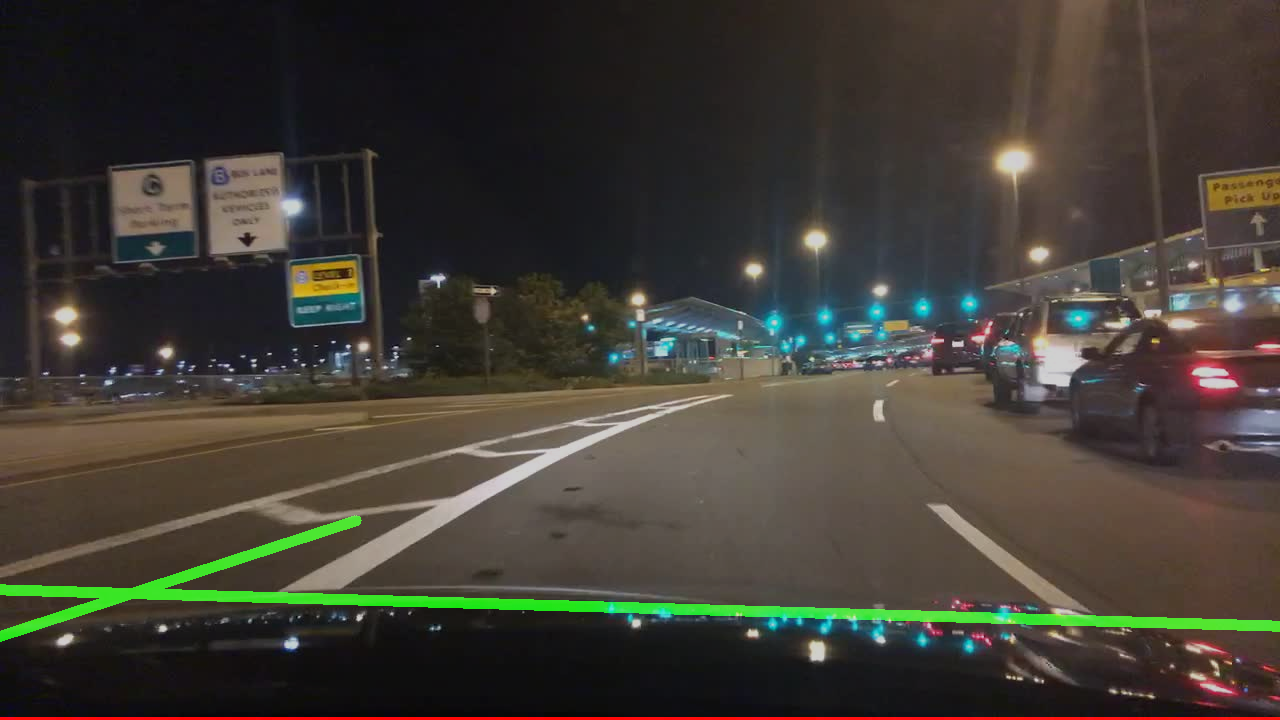
#> input picture Implementation_and_Results/Night/Generic/N_G_2.png, 1280 x 720 px
$ python -i hand_crafted_lane_detection.py   (imports and definitions only)
#> lines starting #> are read from the running program, lines starting #| are printed output that depends on the picture
import cv2 as cv
import numpy as np
import matplotlib.pyplot as plt
import pandas as pd
import os
from statistics import mean
import math


posList = []


# [171 lines left out: functions test_images, calculate_IOU, canny_function, generate_bounding_box, onMouse, not called in this run]


def sobel_function(frame):
    gray = cv.cvtColor(frame,cv.COLOR_RGB2GRAY)
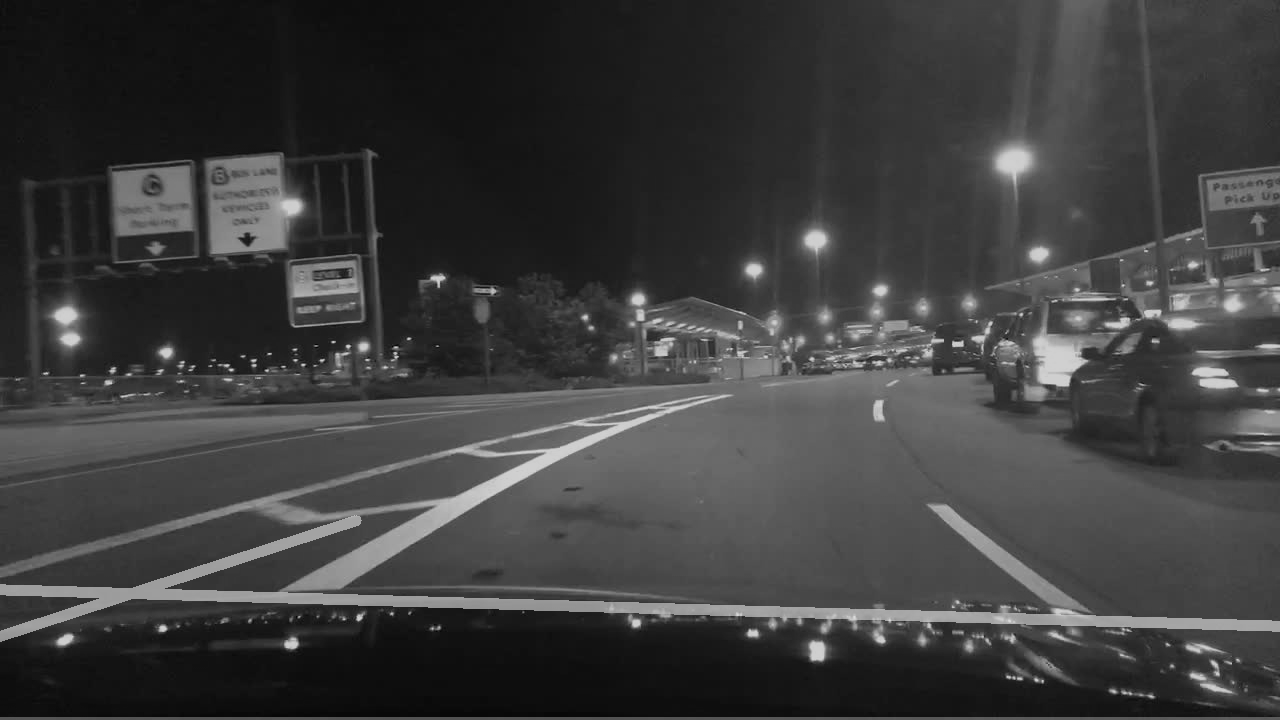
#> gray: shape (720, 1280); min 3, max 220, mean 61.4
    # gray = cv.cvtColor(frame,cv.COLOR_BGR2GRAY)

    blur = cv.GaussianBlur(gray,(5,5), 0)
    sobely = cv.Sobel(gray,cv.CV_64F,0,1,ksize=3)
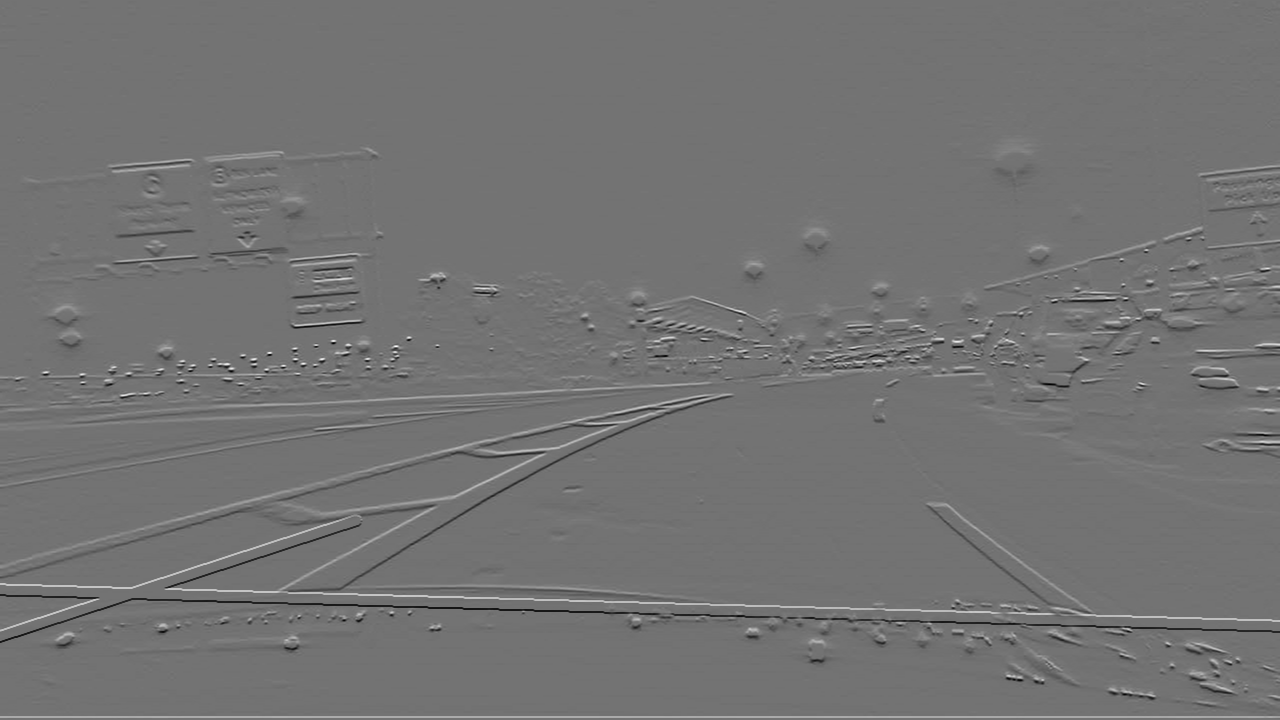
#> sobely: shape (720, 1280) float64; min -601, max 730, mean 0.5; drawn with min black and max white
    sobelx = cv.Sobel(gray,cv.CV_64F,1,0,ksize=3)
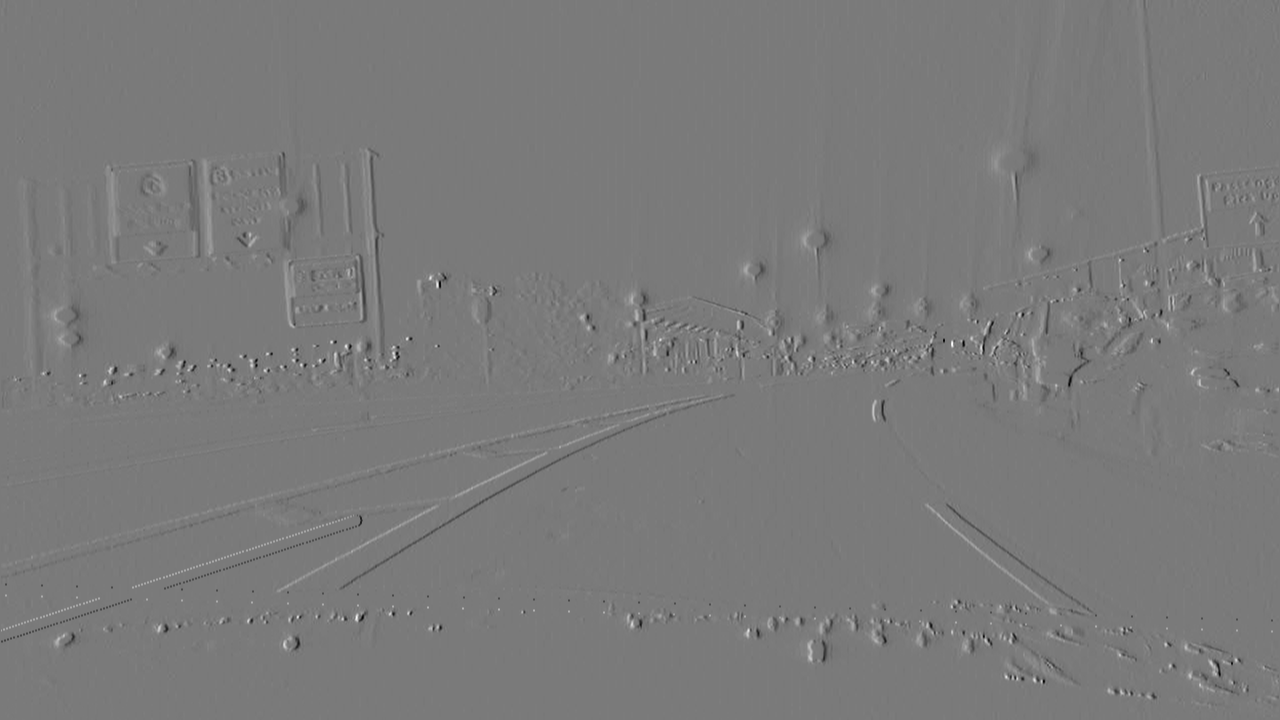
#> sobelx: shape (720, 1280) float64; min -550, max 594, mean 0.2; drawn with min black and max white


    # canny = cv.Canny(blur, 80,150)

    return sobelx, sobely

# [75 lines left out: functions region_of_interest_function, display_lines, get_cords, overlay_lines, not called in this run]

# [1 line not run here, left out]

'''
cap = cv.imread("10.jpg", -1)
cap_copy = np.copy(cap)

cv.putText(cap_copy,"Click on three points to define region of interest triangle", (10,100), cv.FONT_HERSHEY_SIMPLEX, 1, 255)
cv.imshow('first',cap_copy)


cv.setMouseCallback('first', onMouse)
posNp = np.array(posList)

if cv.waitKey(0) & 0xFF== ord('q'):
    cv.waitKey(1)
    cv.destroyAllWindows()
    for i in range (1,5):
        cv2.waitKey(1)


canny = canny_function(cap)
kernel = np.ones((5,5),np.uint8)


# cv.imshow("canny", canny)


segment = region_of_interest_function(canny, posList)

hough = cv.HoughLinesP(segment, 2, np.pi / 180, 100, np.array([]), minLineLength = 40, maxLineGap = 5)


# [33 lines of commented-out code are left out]
lines = display_lines(cap, hough)
lines_visualize, cross_track_lines = overlay_lines(cap, lines)
# bounding_box = generate_bounding_box(lines)
output = cv.addWeighted(cap, 0.9, lines_visualize, 1, 1)
output = cv.addWeighted(output, 0.9, cross_track_lines, 1, 1)
# # output = cv.addWeighted(output, 0.5, bounding_box, 1, 1)

# points = generate_bounding_box(lines)

# print(calculate_IOU(points,points))
#
# cv.polylines(output, points, True, (255,0,0))
cv.imshow("output", output)
# cv.waitKey(0)
if cv.waitKey(0) & 0xFF== ord('q'):
    cap.release()
    cv.destroyAllWindows()

print (posList)

'''

>>> import cv2
>>> picture = cv2.cvtColor(cv2.imread('Night/Generic/N_G_2.png'), cv2.COLOR_BGR2RGB)
>>> result = sobel_function(picture)

$ run again, on Implementation_and_Results/Night/Personalized/N_P_1.png
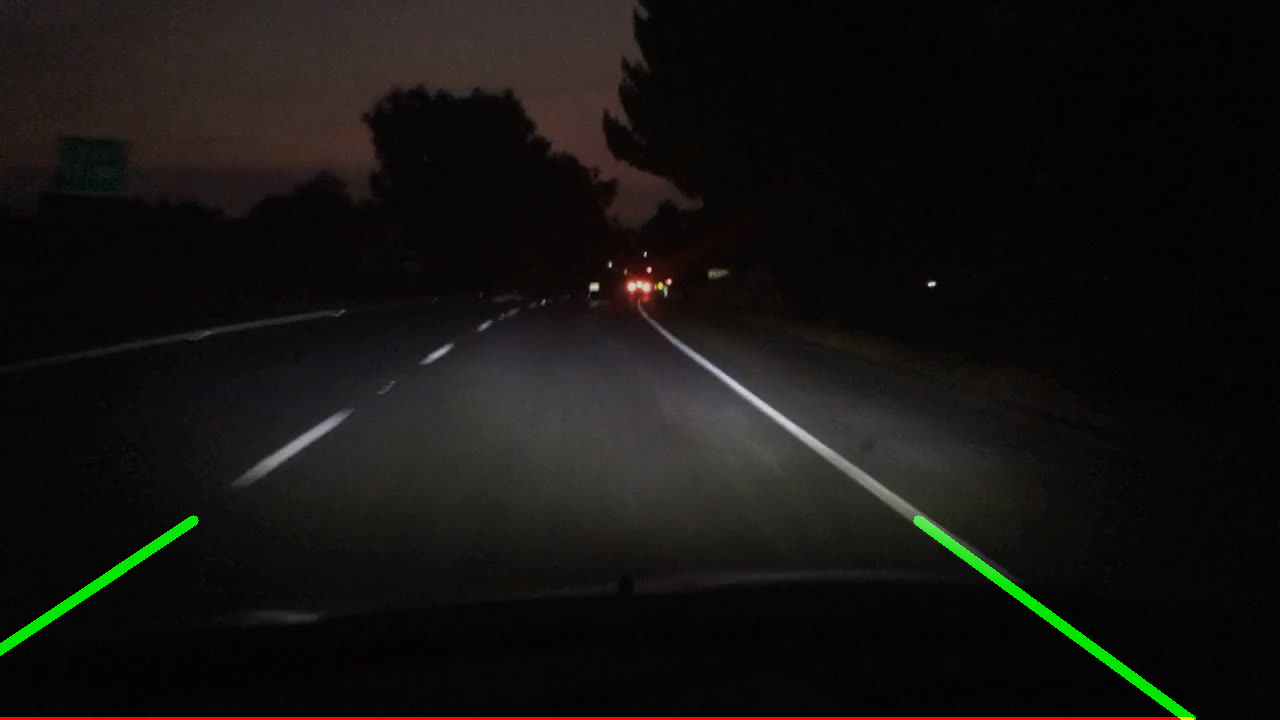
#> input picture Implementation_and_Results/Night/Personalized/N_P_1.png, 1280 x 720 px
#> in sobel_function, `sobely = cv.Sobel(gray,cv.CV_64F,0,1,ksize=3)`:
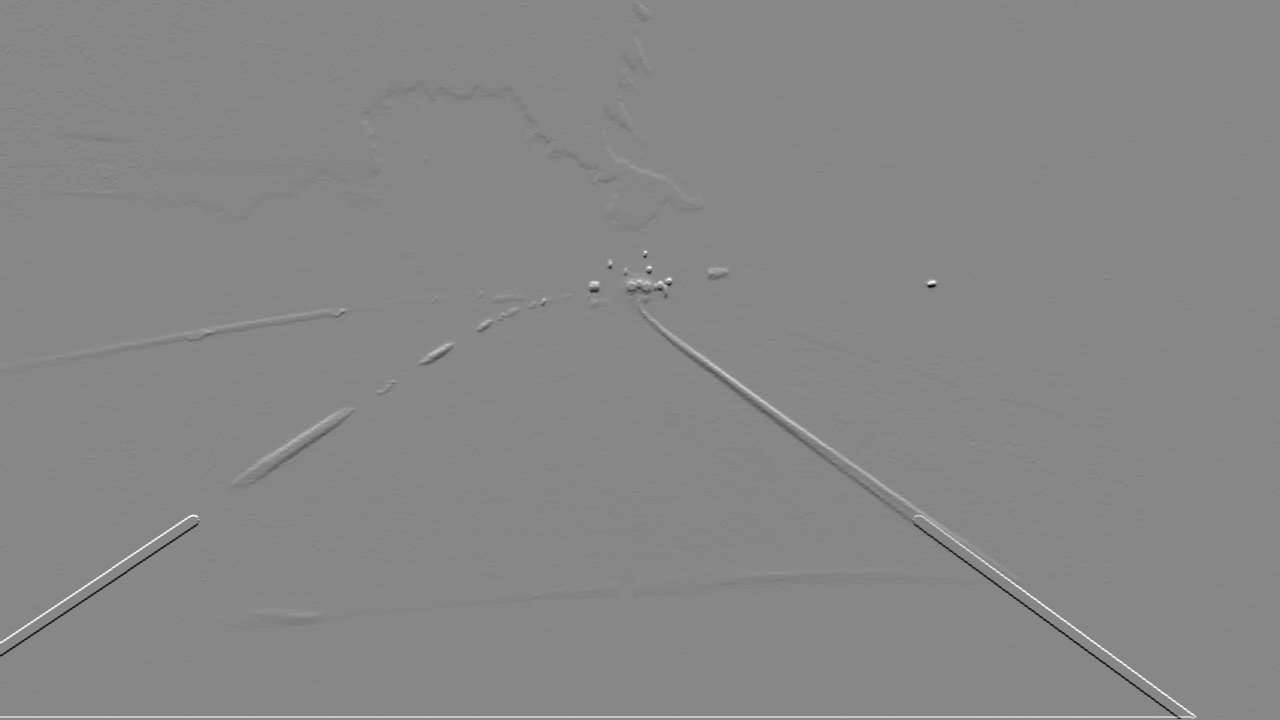
#> sobely: shape (720, 1280) float64; min -635, max 564, mean 0.6; drawn with min black and max white

$ run again, on Implementation_and_Results/Night/Personalized/N_P_4.png
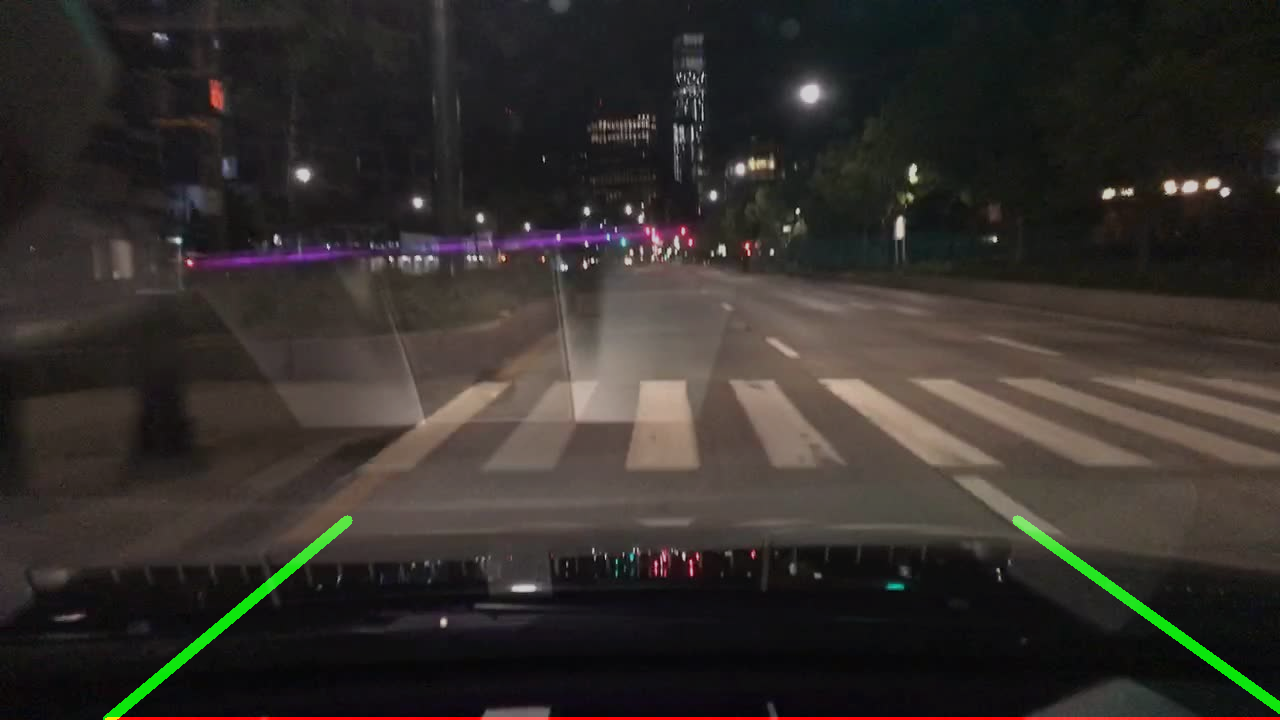
#> input picture Implementation_and_Results/Night/Personalized/N_P_4.png, 1280 x 720 px
#> in sobel_function, `gray = cv.cvtColor(frame,cv.COLOR_RGB2GRAY)`:
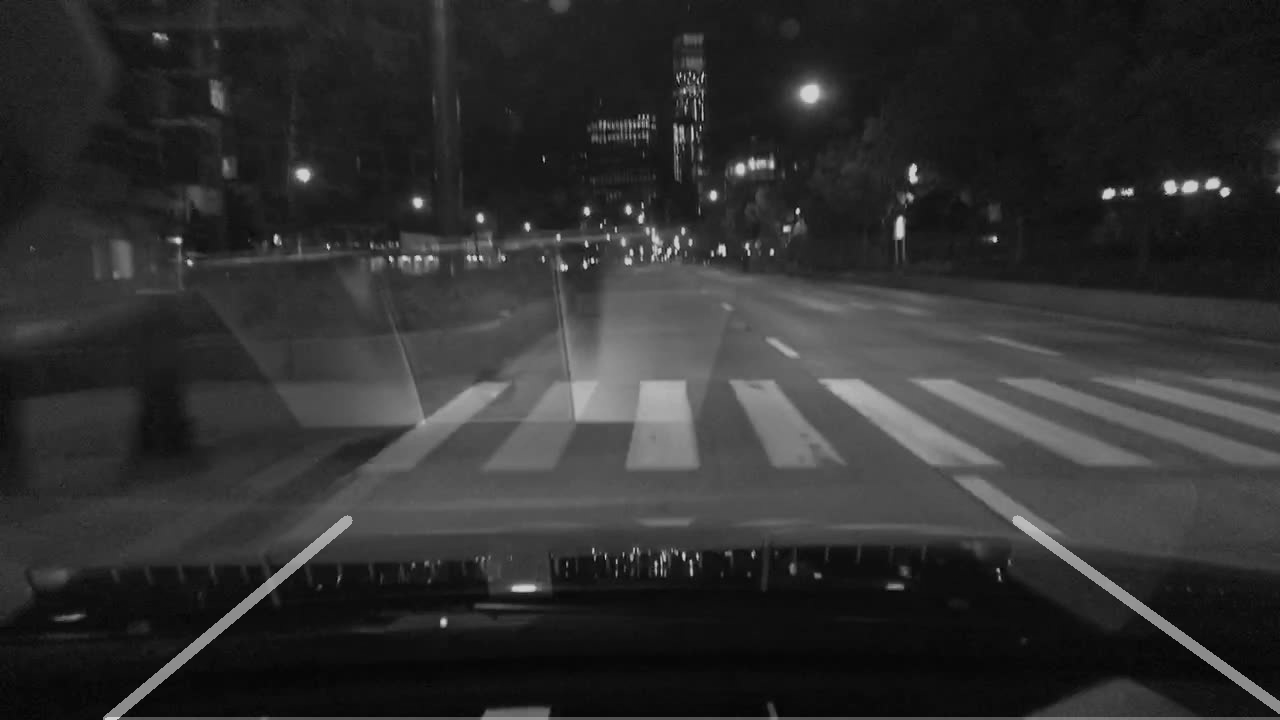
#> gray: shape (720, 1280); min 3, max 213, mean 48.1
#> in sobel_function, `sobelx = cv.Sobel(gray,cv.CV_64F,1,0,ksize=3)`:
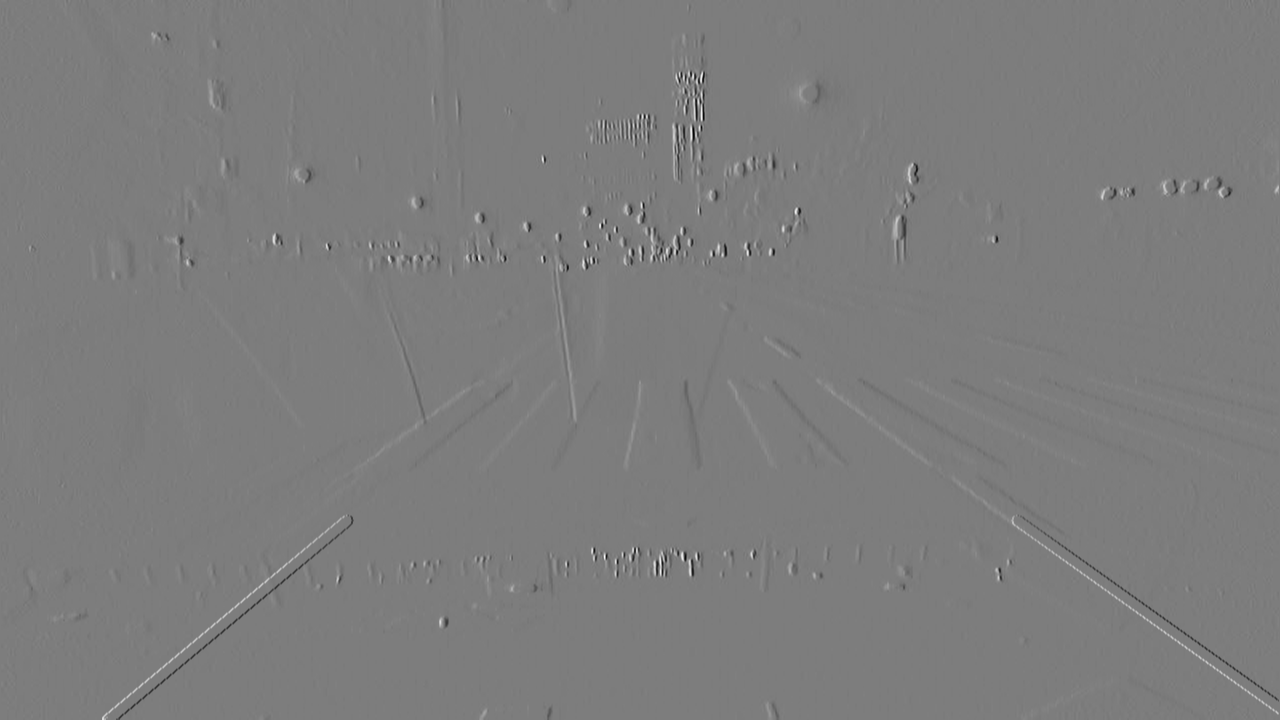
#> sobelx: shape (720, 1280) float64; min -720, max 748, mean 0.1; drawn with min black and max white
